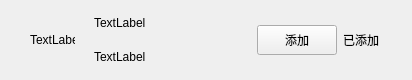
<?xml version="1.0" encoding="UTF-8"?>
<ui version="4.0">
 <class>ApplyFriendItem</class>
 <widget class="QWidget" name="ApplyFriendItem">
  <property name="geometry">
   <rect>
    <x>0</x>
    <y>0</y>
    <width>412</width>
    <height>80</height>
   </rect>
  </property>
  <property name="maximumSize">
   <size>
    <width>16777215</width>
    <height>80</height>
   </size>
  </property>
  <property name="windowTitle">
   <string>Form</string>
  </property>
  <layout class="QHBoxLayout" name="horizontalLayout">
   <property name="leftMargin">
    <number>0</number>
   </property>
   <property name="topMargin">
    <number>0</number>
   </property>
   <property name="rightMargin">
    <number>0</number>
   </property>
   <property name="bottomMargin">
    <number>0</number>
   </property>
   <item>
    <spacer name="horizontalSpacer">
     <property name="orientation">
      <enum>Qt::Horizontal</enum>
     </property>
     <property name="sizeType">
      <enum>QSizePolicy::Fixed</enum>
     </property>
     <property name="sizeHint" stdset="0">
      <size>
       <width>30</width>
       <height>20</height>
      </size>
     </property>
    </spacer>
   </item>
   <item>
    <widget class="QLabel" name="icon_lb">
     <property name="minimumSize">
      <size>
       <width>45</width>
       <height>45</height>
      </size>
     </property>
     <property name="maximumSize">
      <size>
       <width>45</width>
       <height>45</height>
      </size>
     </property>
     <property name="text">
      <string>TextLabel</string>
     </property>
    </widget>
   </item>
   <item>
    <widget class="QWidget" name="widget" native="true">
     <layout class="QHBoxLayout" name="horizontalLayout_2">
      <item>
       <widget class="QWidget" name="widget_2" native="true">
        <property name="minimumSize">
         <size>
          <width>130</width>
          <height>0</height>
         </size>
        </property>
        <property name="maximumSize">
         <size>
          <width>16777215</width>
          <height>16777215</height>
         </size>
        </property>
        <layout class="QVBoxLayout" name="verticalLayout">
         <property name="spacing">
          <number>6</number>
         </property>
         <property name="leftMargin">
          <number>4</number>
         </property>
         <property name="topMargin">
          <number>0</number>
         </property>
         <property name="rightMargin">
          <number>4</number>
         </property>
         <property name="bottomMargin">
          <number>0</number>
         </property>
         <item>
          <widget class="QLabel" name="user_name_lb">
           <property name="text">
            <string>TextLabel</string>
           </property>
          </widget>
         </item>
         <item>
          <widget class="QLabel" name="user_chat_lb">
           <property name="text">
            <string>TextLabel</string>
           </property>
          </widget>
         </item>
        </layout>
       </widget>
      </item>
      <item>
       <spacer name="horizontalSpacer_3">
        <property name="orientation">
         <enum>Qt::Horizontal</enum>
        </property>
        <property name="sizeHint" stdset="0">
         <size>
          <width>40</width>
          <height>20</height>
         </size>
        </property>
       </spacer>
      </item>
      <item>
       <widget class="ClickedBtn" name="add_btn">
        <property name="minimumSize">
         <size>
          <width>80</width>
          <height>30</height>
         </size>
        </property>
        <property name="maximumSize">
         <size>
          <width>80</width>
          <height>30</height>
         </size>
        </property>
        <property name="text">
         <string>添加</string>
        </property>
       </widget>
      </item>
      <item>
       <widget class="QLabel" name="already_add_lb">
        <property name="minimumSize">
         <size>
          <width>40</width>
          <height>0</height>
         </size>
        </property>
        <property name="text">
         <string>已添加</string>
        </property>
       </widget>
      </item>
      <item>
       <spacer name="horizontalSpacer_2">
        <property name="orientation">
         <enum>Qt::Horizontal</enum>
        </property>
        <property name="sizeType">
         <enum>QSizePolicy::Fixed</enum>
        </property>
        <property name="sizeHint" stdset="0">
         <size>
          <width>20</width>
          <height>20</height>
         </size>
        </property>
       </spacer>
      </item>
     </layout>
    </widget>
   </item>
  </layout>
 </widget>
 <customwidgets>
  <customwidget>
   <class>ClickedBtn</class>
   <extends>QPushButton</extends>
   <header location="global">clickedbtn.h</header>
  </customwidget>
 </customwidgets>
 <resources/>
 <connections/>
</ui>
